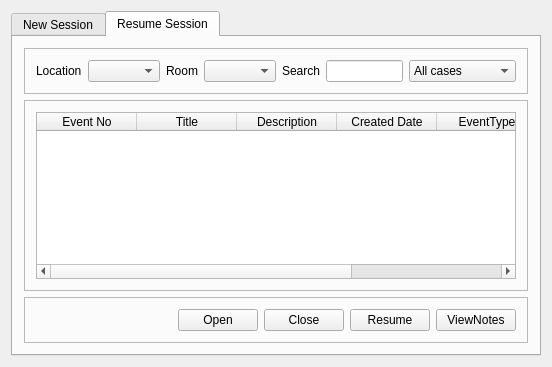
<?xml version="1.0" encoding="UTF-8"?>
<ui version="4.0">
 <class>ExploreSessionClass</class>
 <widget class="QDialog" name="ExploreSessionClass">
  <property name="geometry">
   <rect>
    <x>0</x>
    <y>0</y>
    <width>552</width>
    <height>367</height>
   </rect>
  </property>
  <property name="windowTitle">
   <string>ExploreSession</string>
  </property>
  <layout class="QGridLayout" name="gridLayout">
   <item row="0" column="0">
    <widget class="QTabWidget" name="tabWidget">
     <property name="currentIndex">
      <number>1</number>
     </property>
     <widget class="QWidget" name="tab">
      <attribute name="title">
       <string>New Session</string>
      </attribute>
      <layout class="QGridLayout" name="gridLayout_5">
       <item row="0" column="0">
        <widget class="QFrame" name="frame">
         <property name="frameShape">
          <enum>QFrame::StyledPanel</enum>
         </property>
         <property name="frameShadow">
          <enum>QFrame::Raised</enum>
         </property>
         <layout class="QGridLayout" name="gridLayout_3">
          <item row="0" column="1">
           <widget class="QLineEdit" name="txtEventNo"/>
          </item>
          <item row="1" column="1">
           <widget class="QLineEdit" name="txtEventName"/>
          </item>
          <item row="2" column="0">
           <widget class="QLabel" name="lblEventDescription">
            <property name="text">
             <string>Event Description:</string>
            </property>
           </widget>
          </item>
          <item row="2" column="1" colspan="4">
           <widget class="QTextEdit" name="txtEventDescription"/>
          </item>
          <item row="4" column="0" colspan="5">
           <widget class="QTableWidget" name="tblNewSession">
            <property name="editTriggers">
             <set>QAbstractItemView::NoEditTriggers</set>
            </property>
            <property name="selectionMode">
             <enum>QAbstractItemView::ContiguousSelection</enum>
            </property>
            <property name="selectionBehavior">
             <enum>QAbstractItemView::SelectRows</enum>
            </property>
            <attribute name="horizontalHeaderShowSortIndicator" stdset="0">
             <bool>false</bool>
            </attribute>
            <attribute name="horizontalHeaderStretchLastSection">
             <bool>true</bool>
            </attribute>
            <attribute name="verticalHeaderCascadingSectionResizes">
             <bool>true</bool>
            </attribute>
            <attribute name="verticalHeaderShowSortIndicator" stdset="0">
             <bool>false</bool>
            </attribute>
            <attribute name="verticalHeaderStretchLastSection">
             <bool>true</bool>
            </attribute>
            <column>
             <property name="text">
              <string>User</string>
             </property>
            </column>
            <column>
             <property name="text">
              <string>Location</string>
             </property>
            </column>
            <column>
             <property name="text">
              <string>Room</string>
             </property>
            </column>
            <column>
             <property name="text">
              <string>DateTime</string>
             </property>
            </column>
           </widget>
          </item>
          <item row="0" column="0">
           <widget class="QLabel" name="lblEventNo">
            <property name="text">
             <string>Event No:</string>
            </property>
           </widget>
          </item>
          <item row="1" column="0">
           <widget class="QLabel" name="lblEventName">
            <property name="text">
             <string>Event Name :</string>
            </property>
           </widget>
          </item>
          <item row="0" column="4">
           <widget class="QComboBox" name="cmbEventType"/>
          </item>
          <item row="0" column="3">
           <widget class="QLabel" name="lblEventType">
            <property name="text">
             <string>EventType :</string>
            </property>
           </widget>
          </item>
         </layout>
        </widget>
       </item>
       <item row="1" column="0">
        <widget class="QFrame" name="frame_3">
         <property name="frameShape">
          <enum>QFrame::StyledPanel</enum>
         </property>
         <property name="frameShadow">
          <enum>QFrame::Raised</enum>
         </property>
         <layout class="QGridLayout" name="gridLayout_4">
          <item row="0" column="1">
           <widget class="QPushButton" name="btnStart">
            <property name="text">
             <string>Start</string>
            </property>
           </widget>
          </item>
          <item row="0" column="2">
           <widget class="QPushButton" name="btnCancel">
            <property name="text">
             <string>Cancel</string>
            </property>
           </widget>
          </item>
          <item row="0" column="3">
           <widget class="QPushButton" name="btnAutoFill">
            <property name="text">
             <string>AutoFill</string>
            </property>
           </widget>
          </item>
          <item row="0" column="0">
           <spacer name="horizontalSpacer">
            <property name="orientation">
             <enum>Qt::Horizontal</enum>
            </property>
            <property name="sizeHint" stdset="0">
             <size>
              <width>40</width>
              <height>20</height>
             </size>
            </property>
           </spacer>
          </item>
         </layout>
        </widget>
       </item>
      </layout>
     </widget>
     <widget class="QWidget" name="tab_2">
      <attribute name="title">
       <string>Resume Session</string>
      </attribute>
      <layout class="QGridLayout" name="gridLayout_11">
       <item row="0" column="1">
        <widget class="QFrame" name="frame_4">
         <property name="frameShape">
          <enum>QFrame::StyledPanel</enum>
         </property>
         <property name="frameShadow">
          <enum>QFrame::Raised</enum>
         </property>
         <layout class="QGridLayout" name="gridLayout_9">
          <item row="1" column="1">
           <widget class="QComboBox" name="cmbLocation"/>
          </item>
          <item row="1" column="0">
           <widget class="QLabel" name="lblLocation">
            <property name="text">
             <string>Location</string>
            </property>
           </widget>
          </item>
          <item row="1" column="3">
           <widget class="QComboBox" name="cmbRoom"/>
          </item>
          <item row="1" column="2">
           <widget class="QLabel" name="lblRoom">
            <property name="text">
             <string>Room</string>
            </property>
           </widget>
          </item>
          <item row="1" column="6">
           <widget class="QComboBox" name="cmbSearchBox">
            <item>
             <property name="text">
              <string>All cases</string>
             </property>
            </item>
            <item>
             <property name="text">
              <string>Recent Cases</string>
             </property>
            </item>
           </widget>
          </item>
          <item row="1" column="5">
           <widget class="QLineEdit" name="txtSearch"/>
          </item>
          <item row="1" column="4">
           <widget class="QLabel" name="label">
            <property name="text">
             <string>Search</string>
            </property>
           </widget>
          </item>
         </layout>
        </widget>
       </item>
       <item row="1" column="1">
        <widget class="QFrame" name="frame_5">
         <property name="frameShape">
          <enum>QFrame::StyledPanel</enum>
         </property>
         <property name="frameShadow">
          <enum>QFrame::Raised</enum>
         </property>
         <layout class="QGridLayout" name="gridLayout_8">
          <item row="0" column="0">
           <widget class="QTableWidget" name="tblResumeSession">
            <property name="editTriggers">
             <set>QAbstractItemView::NoEditTriggers</set>
            </property>
            <property name="selectionMode">
             <enum>QAbstractItemView::ContiguousSelection</enum>
            </property>
            <property name="selectionBehavior">
             <enum>QAbstractItemView::SelectRows</enum>
            </property>
            <attribute name="horizontalHeaderStretchLastSection">
             <bool>true</bool>
            </attribute>
            <column>
             <property name="text">
              <string>Event No</string>
             </property>
            </column>
            <column>
             <property name="text">
              <string>Title</string>
             </property>
            </column>
            <column>
             <property name="text">
              <string>Description</string>
             </property>
            </column>
            <column>
             <property name="text">
              <string>Created Date</string>
             </property>
            </column>
            <column>
             <property name="text">
              <string>EventType</string>
             </property>
            </column>
            <column>
             <property name="text">
              <string>Status</string>
             </property>
            </column>
           </widget>
          </item>
         </layout>
        </widget>
       </item>
       <item row="2" column="1">
        <widget class="QFrame" name="frame_6">
         <property name="frameShape">
          <enum>QFrame::StyledPanel</enum>
         </property>
         <property name="frameShadow">
          <enum>QFrame::Raised</enum>
         </property>
         <layout class="QGridLayout" name="gridLayout_7">
          <item row="0" column="3">
           <widget class="QPushButton" name="btnResume">
            <property name="text">
             <string>Resume</string>
            </property>
           </widget>
          </item>
          <item row="0" column="4">
           <widget class="QPushButton" name="btnViewNotes">
            <property name="text">
             <string>ViewNotes</string>
            </property>
           </widget>
          </item>
          <item row="0" column="0">
           <spacer name="horizontalSpacer_3">
            <property name="orientation">
             <enum>Qt::Horizontal</enum>
            </property>
            <property name="sizeHint" stdset="0">
             <size>
              <width>40</width>
              <height>20</height>
             </size>
            </property>
           </spacer>
          </item>
          <item row="0" column="2">
           <widget class="QPushButton" name="btnClose">
            <property name="text">
             <string>Close</string>
            </property>
           </widget>
          </item>
          <item row="0" column="1">
           <widget class="QPushButton" name="btnOpen">
            <property name="text">
             <string>Open</string>
            </property>
           </widget>
          </item>
         </layout>
        </widget>
       </item>
      </layout>
     </widget>
    </widget>
   </item>
  </layout>
 </widget>
 <layoutdefault spacing="6" margin="11"/>
 <resources/>
 <connections>
  <connection>
   <sender>btnCancel</sender>
   <signal>clicked()</signal>
   <receiver>ExploreSessionClass</receiver>
   <slot>close()</slot>
   <hints>
    <hint type="sourcelabel">
     <x>508</x>
     <y>331</y>
    </hint>
    <hint type="destinationlabel">
     <x>652</x>
     <y>345</y>
    </hint>
   </hints>
  </connection>
 </connections>
</ui>
